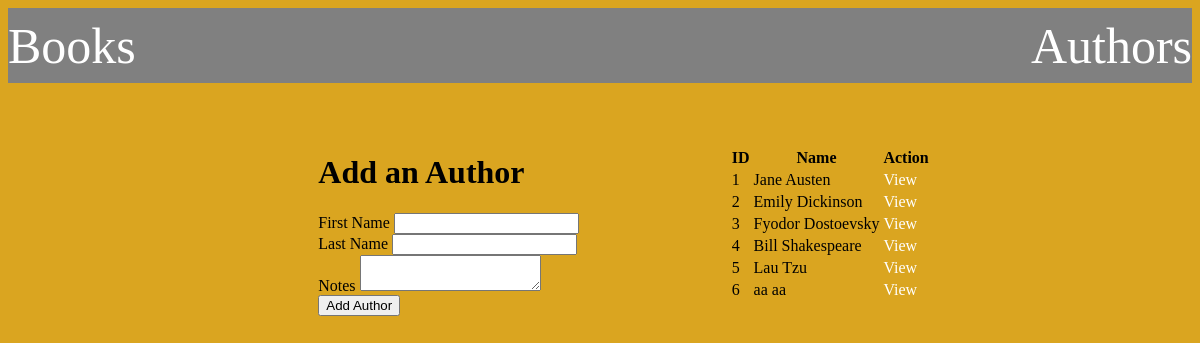
Page /newAuthor on the committed database.
### books_authors_app/models.py (models this page shows, shortened)
class Authors(models.Model):
    first_name = models.CharField(max_length=255)
    last_name = models.CharField(max_length=255)
    notes = models.TextField(default = '')
    books = models.ManyToManyField(Books, related_name = "authors")
    created_at = models.DateTimeField(auto_now_add=True)
    updated_at = models.DateTimeField(auto_now=True)

### books_authors_app/views.py (the view)
# urls.py: path('newAuthor', views.newAuthor, name= 'newAuthor'),
def newAuthor(request):
    authors = Authors.objects.all()
    context = {
        "authors": authors
    }
    return render(request, 'newAuthor.html', context)

### books_authors_app/templates/newAuthor.html (shortened to what this page needs)
<!DOCTYPE html>
<html lang="en">
<head>
    {% load static %}
    <link rel='stylesheet' href="{% static 'css/styles.css' %}">
</head>
<body>
    <header>
        <nav class="navbar">
            <a href="/">Books</a>
            <a href="{% url 'newAuthor' %}">Authors</a>
        </nav>
    </header>
    <div class="container">
        <div class="row">
            <form action="{% url 'createAuthor' %}" method='POST' class="form-group">
                <h1>Add an Author</h1>
                <section>
                    <label for="first_name">First Name</label>
                <input type="text" id="first_name" name="first_name">
                </section>
                <section>
                    <label for="last_name">Last Name</label>
                <input type="text" id="last_name" name="last_name">
                </section>
                <section>
                    <label for="notes">Notes</label>
                    <textarea name="notes" type="text" id="notes"></textarea>
                </section>
                <button type="submit">Add Author</button>
            </form>
        </div>
        <div class="row"></div>
            <table class="table">
                <thead>
                    <tr>
                        <th>ID</th>                            <th>Name</th>
                        <th>Action</th>
                    </tr>
                </thead>
                <tbody>
                    {% for author in authors %}
                        <tr>
                            <td>{{ author.id }}</td>
                            <td>{{ author.first_name }} {{ author.last_name }}</td>
                            <td><a href="{% url 'showAuthor' authorId=author.id %}">View</a></td>
                        </tr>
                    {% endfor %}
                </tbody>
            </table>
        </div>
    </body>
</body>
</html>

### books_authors_app/static/css/styles.css (style rules this page uses)
body { display: flex; flex-direction: column; background-color: goldenrod; }
.navbar { background-color: gray; display: flex; flex-direction: row; justify-content: space-between; align-items: center; font-size: 50px; height: 75px; color: white; }
a { text-decoration: none; color: white; }
.container { display: flex; flex-direction: row; justify-content: center; align-items: center; }
.row { display: flex; flex-direction: column; justify-content: center; align-items: center; padding: 50px; }

### rows in the picture
Authors: id "1", first_name "Jane", last_name "Austen"
Authors: id "2", first_name "Emily", last_name "Dickinson"
Authors: id "3", first_name "Fyodor", last_name "Dostoevsky"
Authors: id "4", first_name "Bill", last_name "Shakespeare"
Authors: id "5", first_name "Lau", last_name "Tzu"
Authors: id "6", first_name "aa", last_name "aa"
